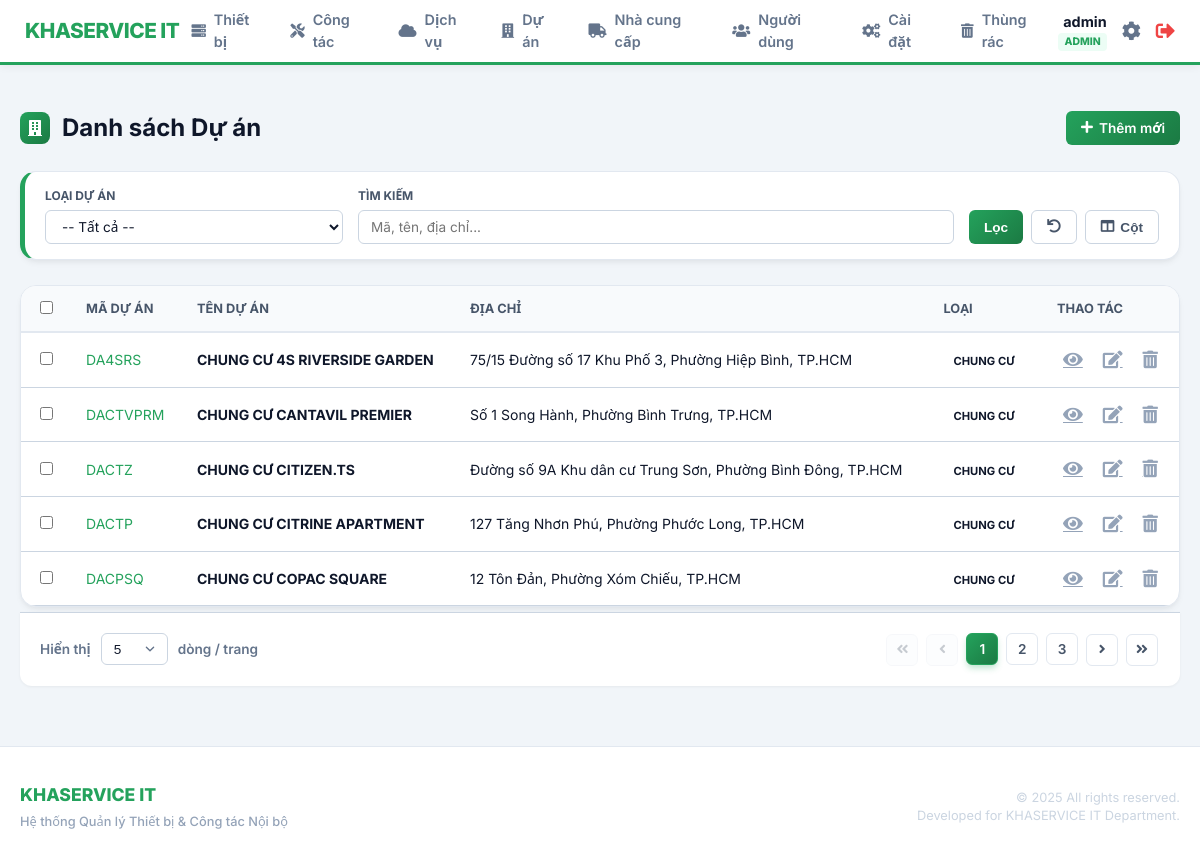
/index.php?page=projects/list (signed in), run on an earlier commit of the app's database.
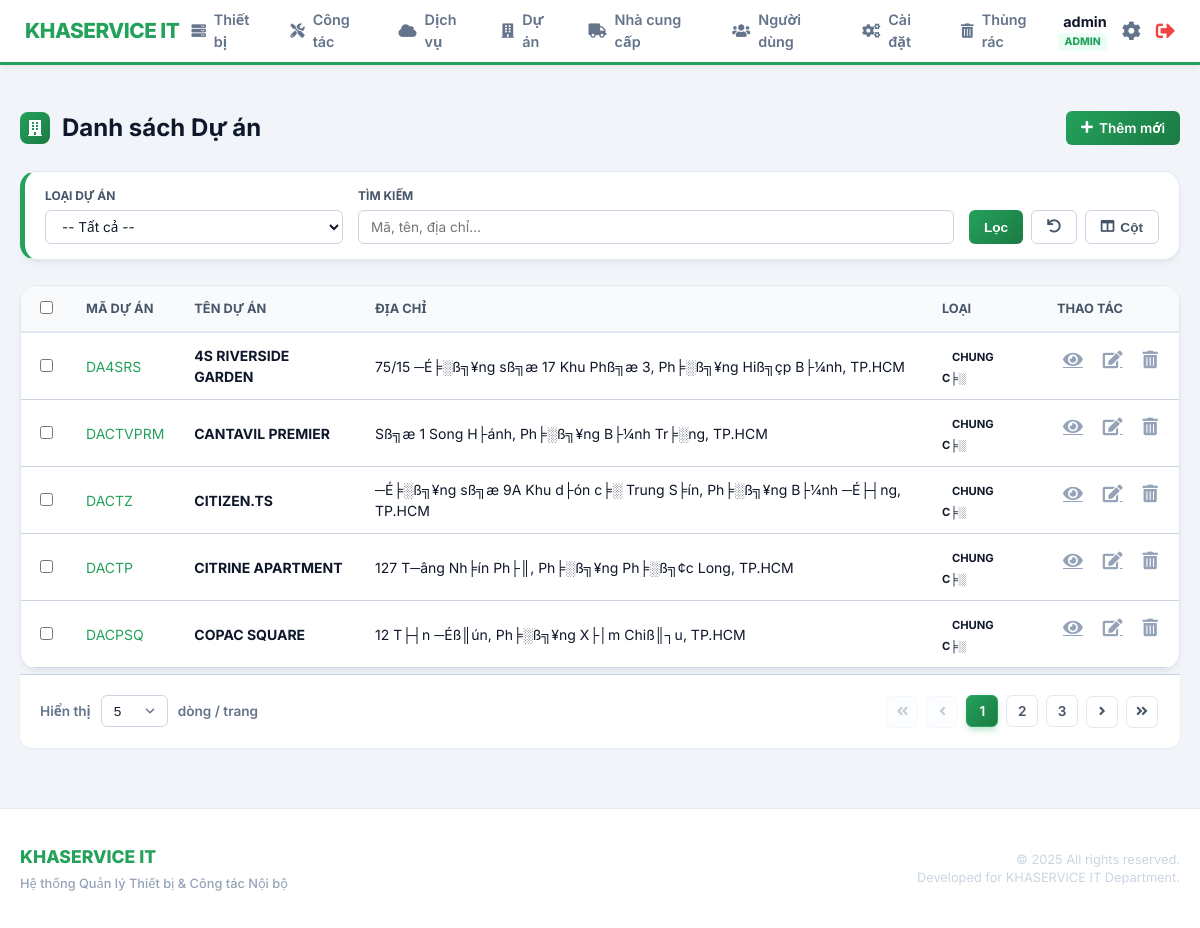
And on a later commit of the database.
### tables this page shows
CREATE TABLE `projects` (
  `id` int(11) NOT NULL AUTO_INCREMENT,
  `ma_du_an` varchar(50) NOT NULL COMMENT 'M?? d??? ??n n???i b??? (VD: DA01, DA02)',
  `ten_du_an` varchar(255) NOT NULL COMMENT 'T??n d??? ??n / chung c??',
  `dia_chi_duong` varchar(255) DEFAULT NULL,
  `dia_chi_phuong_xa` varchar(100) DEFAULT NULL,
  `dia_chi_tinh_tp` varchar(100) DEFAULT NULL,
  `dia_chi` text DEFAULT NULL COMMENT '?????a ch??? d??? ??n',
  `loai_du_an` varchar(100) DEFAULT NULL COMMENT 'Lo???i d??? ??n (Chung c??, V??n ph??ng...)',
  `ghi_chu` text DEFAULT NULL COMMENT 'Ghi ch?? th??m',
  `deleted_at` timestamp NULL DEFAULT NULL,
  PRIMARY KEY (`id`)
);

### includes/auth.php (called while the page is built, shortened)
<?php
function isAdmin() {
    return isset($_SESSION['role']) && $_SESSION['role'] === 'admin';
}
function isIT() {
    return isset($_SESSION['role']) && ($_SESSION['role'] === 'it' || $_SESSION['role'] === 'admin');
}
?>

### modules/projects/list.php (the view, shortened to what this page needs)
<?php
$rows_per_page = (isset($_GET['limit']) && is_numeric($_GET['limit'])) ? (int)$_GET['limit'] : 5;
$current_page  = (isset($_GET['p']) && is_numeric($_GET['p'])) ? (int)$_GET['p'] : 1;
$filter_keyword = trim($_GET['filter_keyword'] ?? '');
$where_clauses = ["deleted_at IS NULL"];
$where_sql = !empty($where_clauses) ? ' WHERE ' . implode(' AND ', $where_clauses) : '';
$count_stmt = $pdo->prepare("SELECT COUNT(*) FROM projects $where_sql");
$count_stmt->execute();
$total_rows  = (int)$count_stmt->fetchColumn();
$total_pages = max(1, ceil($total_rows / $rows_per_page));
$offset = ($current_page - 1) * $rows_per_page;
$stmt = $pdo->prepare("SELECT * FROM projects $where_sql ORDER BY ten_du_an ASC LIMIT :limit OFFSET :offset");
$stmt->bindValue(':limit',  $rows_per_page, PDO::PARAM_INT);
$stmt->bindValue(':offset', $offset, PDO::PARAM_INT);
$stmt->execute();
$projects_list = $stmt->fetchAll(PDO::FETCH_ASSOC);
$all_columns = [
    'ma_du_an'   => ['label' => 'Mã Dự án', 'default' => true],
    'ten_du_an'  => ['label' => 'Tên Dự án', 'default' => true],
    'dia_chi'    => ['label' => 'Địa chỉ', 'default' => true],
    'loai_du_an' => ['label' => 'Loại', 'default' => true],
];
?>
<div class="page-header">
    <h2><i class="fas fa-building"></i> Danh sách Dự án</h2>
    <?php if(isIT()): ?><a href="index.php?page=projects/add" class="btn btn-primary"><i class="fas fa-plus"></i> Thêm mới</a><?php endif; ?>
</div>
<div class="card filter-section">
    <form action="index.php" method="GET" class="filter-form">
        <div class="filter-group">
            <label>Loại Dự án</label>
            <select name="filter_type">
                <option value="">-- Tất cả --</option>
            </select>
        </div>
        <div class="filter-group" style="flex: 2;">
            <label>Tìm kiếm</label>
            <input type="text" name="filter_keyword" placeholder="Mã, tên, địa chỉ..." value="<?php echo htmlspecialchars($filter_keyword); ?>">
        </div>
        <div class="filter-actions" style="margin-left: auto;">
            <button type="submit" class="btn btn-primary">Lọc</button>
            <a href="index.php?page=projects/list" class="btn btn-secondary"><i class="fas fa-undo"></i></a>
            <div class="column-selector-container">
                <button type="button" class="btn btn-secondary" onclick="toggleColumnMenu()"><i class="fas fa-columns"></i> Cột</button>
            </div>
        </div>
    </form>
</div>
<form action="index.php?page=projects/export" method="POST" id="projects-form">
    <div class="table-container card">
        <table class="content-table" id="projectsTable">
            <thead>
                <tr>
                    <th width="40"><input type="checkbox" id="select-all"></th>
                    <?php foreach ($all_columns as $k => $c): ?>
                        <th data-col="<?php echo $k; ?>"><?php echo htmlspecialchars($c['label']); ?></th>
                    <?php endforeach; ?>
                    <th width="100" class="text-center">Thao tác</th>
                </tr>
            </thead>
            <tbody>
                <?php foreach ($projects_list as $p): ?>
                    <tr>
                        <td><input type="checkbox" name="ids[]" value="<?php echo $p['id']; ?>" class="row-checkbox"></td>
                        <td data-col="ma_du_an" class="font-medium text-primary"><?php echo htmlspecialchars($p['ma_du_an']); ?></td>
                        <td data-col="ten_du_an" class="font-bold"><?php echo htmlspecialchars($p['ten_du_an']); ?></td>
                        <td data-col="dia_chi">
                            <?php
                                $addr = array_filter([$p['dia_chi_duong'], $p['dia_chi_phuong_xa'], $p['dia_chi_tinh_tp']]);
                                echo htmlspecialchars(!empty($addr) ? implode(', ', $addr) : '');
                            ?>
                        </td>
                        <td data-col="loai_du_an"><span class="badge status-info"><?php echo htmlspecialchars($p['loai_du_an']); ?></span></td>
                        <td class="actions text-center">
                            <a href="index.php?page=projects/view&id=<?php echo $p['id']; ?>" class="btn-icon" title="Xem"><i class="fas fa-eye"></i></a>
                            <?php if(isIT()): ?>
                                <a href="index.php?page=projects/edit&id=<?php echo $p['id']; ?>" class="btn-icon" title="Sửa"><i class="fas fa-edit"></i></a>
                                <?php if(isAdmin()):  ?>
                                    <a href="index.php?page=projects/delete&id=<?php echo $p['id']; ?>" data-url="index.php?page=projects/delete&id=<?php echo $p['id']; ?>&confirm_delete=1" class="btn-icon delete-btn" title="Xóa"><i class="fas fa-trash-alt"></i></a>
                                <?php endif; ?>
                            <?php endif; ?>
                        </td>
                    </tr>
                <?php endforeach; ?>
            </tbody>
        </table>
    </div>
</form>
<div class="pagination-container">
    <div class="rows-per-page">
        <form action="index.php" method="GET" class="rows-per-page-form">
            <label>Hiển thị</label>
            <select name="limit" onchange="this.form.submit()" class="form-select-sm">
                <?php foreach([5,10,25,50,100] as $lim): ?>
                    <option value="<?php echo $lim; ?>" <?php echo $rows_per_page == $lim ? 'selected' : ''; ?>><?php echo $lim; ?></option>
                <?php endforeach; ?>
            </select>
            <span>dòng / trang</span>
        </form>
    </div>
    <div class="pagination-links">
        <?php $q = $_GET; unset($q['p']); $base = 'index.php?' . http_build_query($q); ?>
        <a href="<?php echo $base . '&p=1'; ?>" class="page-link <?php echo $current_page <= 1 ? 'disabled' : ''; ?>" title="Trang đầu"><i class="fas fa-angle-double-left"></i></a>
        <a href="<?php echo $base . '&p=' . max(1, $current_page - 1); ?>" class="page-link <?php echo $current_page <= 1 ? 'disabled' : ''; ?>" title="Trang trước"><i class="fas fa-angle-left"></i></a>
        <?php for ($i = max(1, $current_page - 2); $i <= min($total_pages, $current_page + 2); $i++): ?>
            <a href="<?php echo $base . '&p=' . $i; ?>" class="page-link <?php echo $i == $current_page ? 'active' : ''; ?>"><?php echo $i; ?></a>
        <?php endfor; ?>
        <a href="<?php echo $base . '&p=' . min($total_pages, $current_page + 1); ?>" class="page-link <?php echo $current_page >= $total_pages ? 'disabled' : ''; ?>" title="Trang sau"><i class="fas fa-angle-right"></i></a>
        <a href="<?php echo $base . '&p=' . $total_pages; ?>" class="page-link <?php echo $current_page >= $total_pages ? 'disabled' : ''; ?>" title="Trang cuối"><i class="fas fa-angle-double-right"></i></a>
    </div>
</div>

### includes/header.php (shortened to what this page needs)
<?php
$protocol = (isset($_SERVER['HTTPS']) && $_SERVER['HTTPS'] === 'on') ? 'https' : 'http';
$host = $_SERVER['HTTP_HOST'];
$script_name = $_SERVER['SCRIPT_NAME'];
$base_dir = dirname(dirname($script_name));
$base_dir = rtrim($base_dir, '/\\') . '/';
$final_base = $protocol . "://" . $host . $base_dir;
?>
<!DOCTYPE html>
<html lang="vi">
<head>
    <link rel="stylesheet" href="https://cdnjs.cloudflare.com/ajax/libs/font-awesome/5.15.4/css/all.min.css" />
    <link rel="stylesheet" href="<?php echo $final_base; ?>assets/css/style.css">
    <link rel="stylesheet" href="<?php echo $final_base; ?>assets/css/layout.css">
</head>
<body>
    <header class="main-header">
        <div class="header-left">
            <div class="logo">
                <a href="<?php echo $final_base; ?>index.php">KHASERVICE IT</a>
            </div>
        </div>
        <nav class="main-nav" id="mobile-menu">
            <ul>
                <li><a href="index.php?page=devices/list"><i class="fas fa-server"></i> Thiết bị</a></li>
                <li><a href="index.php?page=maintenance/history"><i class="fas fa-tools"></i> Công tác</a></li>
                <li><a href="index.php?page=services/list"><i class="fas fa-cloud"></i> Dịch vụ</a></li>
                <li><a href="index.php?page=projects/list"><i class="fas fa-building"></i> Dự án</a></li>
                <li><a href="index.php?page=suppliers/list"><i class="fas fa-truck"></i> Nhà cung cấp</a></li>
                <?php if (isset($_SESSION['role']) && $_SESSION['role'] === 'admin'): ?>
                    <li><a href="index.php?page=users/list"><i class="fas fa-users"></i> Người dùng</a></li>
                    <li><a href="index.php?page=settings/system"><i class="fas fa-cogs"></i> Cài đặt</a></li>
                <?php endif; ?>
                <li><a href="index.php?page=trash/list" class="trash-link"><i class="fas fa-trash-alt"></i> Thùng rác</a></li>
            </ul>
        </nav>
        <div class="user-info">
            <div class="user-meta">
                <span class="user-name-text"><?php echo htmlspecialchars($_SESSION['fullname'] ?? $_SESSION['username']); ?></span>
                <span class="user-role"><?php echo strtoupper($_SESSION['role']); ?></span>
            </div>
            <a href="index.php?page=users/settings" class="settings-link" title="Cài đặt"><i class="fas fa-cog"></i></a>
            <a href="logout.php" class="logout-link" title="Thoát"><i class="fas fa-sign-out-alt"></i></a>
        </div>
    </header>
    <main class="main-content">
        <div class="container">

### public/index.php (shortened to what this page needs)
<?php
require_once __DIR__ . '/../includes/auth.php';
include_once __DIR__ . '/../includes/header.php';
$page = $_GET['page'] ?? 'home';
$page = preg_replace('/[^a-zA-Z0-9\/_.-]/', '', $page);
$requested_file = __DIR__ . '/../modules/' . $page . '.php';
$base_path = realpath(__DIR__ . '/../modules');
$module_path = realpath($requested_file);
if ($module_path && strpos($module_path, $base_path) === 0 && file_exists($module_path)) {
    include $module_path;
}
?>
<?php
include_once __DIR__ . '/../includes/footer.php';

### includes/footer.php (shortened to what this page needs)
</div>
    </main>
    <footer class="main-footer">
        <div class="container">
            <div class="footer-content">
                <div class="footer-brand-info">
                    <span class="footer-logo-text">KHASERVICE IT</span>
                    <span class="footer-tagline">Hệ thống Quản lý Thiết bị & Công tác Nội bộ</span>
                </div>
                <div class="footer-copyright-text">
                    <p>&copy; <?php echo date('Y'); ?> All rights reserved.</p>
                    <p class="mobile-hide">Developed for KHASERVICE IT Department.</p>
                </div>
            </div>
        </div>
    </footer>
</body>
</html>

### assets/css/layout.css (style rules this page uses)
* { box-sizing: border-box; }
html, body { height: 100%; margin: 0; max-width: 100%; overflow-x: hidden; }
body { display: flex; flex-direction: column; background-color: var(--background-color); }
.container { width: 100%; max-width: 1400px; margin: 0 auto; padding: 0 20px; }
.main-header { background-color: #fff; padding: 10px 25px; display: flex; justify-content: space-between; align-items: center; box-shadow: 0 2px 8px rgba(0,0,0,0.06); position: sticky; top: 0; z-index: 1000; height: 65px; width: 100%; }
.header-left { display: flex; align-items: center; gap: 15px; flex-shrink: 0; }
.main-header .logo a { color: var(--primary-color); text-decoration: none; font-size: 1.3rem; font-weight: 800; letter-spacing: -0.5px; }
.user-info { display: flex; align-items: center; gap: 15px; flex-shrink: 0; }
.user-meta { display: flex; flex-direction: column; text-align: right; }
.user-name-text { font-weight: 700; color: var(--text-color); font-size: 0.9rem; }
.user-role { font-size: 0.65rem; font-weight: 800; color: var(--primary-color); background: #ecfdf5; padding: 1px 6px; border-radius: 4px; }
.settings-link { color: #64748b; font-size: 1.2rem; transition: color 0.2s; }
.logout-link { color: #ef4444; font-size: 1.2rem; }
.main-nav ul { list-style: none; margin: 0; padding: 0; display: flex; gap: 5px; }
.main-nav a { color: #64748b; text-decoration: none; font-size: 0.9rem; font-weight: 600; padding: 8px 12px; border-radius: 8px; transition: 0.2s; display: flex; align-items: center; gap: 8px; }
.main-content { flex: 1; padding: 20px 0 60px; width: 100%; }
.main-footer { background-color: #fff; border-top: 1px solid #e2e8f0; padding: 35px 0; margin-top: auto; width: 100%; }
.footer-content { display: flex; justify-content: space-between; align-items: center; gap: 20px; }
.footer-brand-info { display: flex; flex-direction: column; gap: 4px; }
.footer-logo-text { font-weight: 800; color: var(--primary-color); font-size: 1.1rem; text-transform: uppercase; }
.footer-tagline { font-size: 0.8rem; color: #94a3b8; font-weight: 500; }
.footer-copyright-text { text-align: right; color: #cbd5e1; font-size: 0.8rem; line-height: 1.4; }
.footer-copyright-text p { margin: 0; }

### includes/header.php (style rules this page uses)
.settings-link { color: #64748b; font-size: 1.2rem; transition: color 0.2s; }
.logout-link { color: #ef4444; font-size: 1.2rem; }

What changed in the data, as far as the page shows it:
changed projects "DA4SRS": ten_du_an "CHUNG CƯ 4S RIVERSIDE GARDEN" → "4S RIVERSIDE GARDEN"; addr "75/15 Đường số 17 Khu Phố 3, Phường Hiệp Bình, TP.HCM" → "75/15 ─É╞░ß╗¥ng sß╗æ 17 Khu Phß╗æ 3, Ph╞░ß╗¥ng Hiß╗çp B├¼nh, TP.HCM"; loai_du_an "CHUNG CƯ" → "CHUNG C╞░"
changed projects "DACTVPRM": ten_du_an "CHUNG CƯ CANTAVIL PREMIER" → "CANTAVIL PREMIER"; addr "Số 1 Song Hành, Phường Bình Trưng, TP.HCM" → "Sß╗æ 1 Song H├ánh, Ph╞░ß╗¥ng B├¼nh Tr╞░ng, TP.HCM"; loai_du_an "CHUNG CƯ" → "CHUNG C╞░"
changed projects "DACTZ": ten_du_an "CHUNG CƯ CITIZEN.TS" → "CITIZEN.TS"; addr "Đường số 9A Khu dân cư Trung Sơn, Phường Bình Đông, TP.HCM" → "─É╞░ß╗¥ng sß╗æ 9A Khu d├ón c╞░ Trung S╞ín, Ph╞░ß╗¥ng B├¼nh ─É├┤ng, TP.HCM"; loai_du_an "CHUNG CƯ" → "CHUNG C╞░"
changed projects "DACTP": ten_du_an "CHUNG CƯ CITRINE APARTMENT" → "CITRINE APARTMENT"; addr "127 Tăng Nhơn Phú, Phường Phước Long, TP.HCM" → "127 T─âng Nh╞ín Ph├║, Ph╞░ß╗¥ng Ph╞░ß╗¢c Long, TP.HCM"; loai_du_an "CHUNG CƯ" → "CHUNG C╞░"
changed projects "DACPSQ": ten_du_an "CHUNG CƯ COPAC SQUARE" → "COPAC SQUARE"; addr "12 Tôn Đản, Phường Xóm Chiếu, TP.HCM" → "12 T├┤n ─Éß║ún, Ph╞░ß╗¥ng X├│m Chiß║┐u, TP.HCM"; loai_du_an "CHUNG CƯ" → "CHUNG C╞░"
